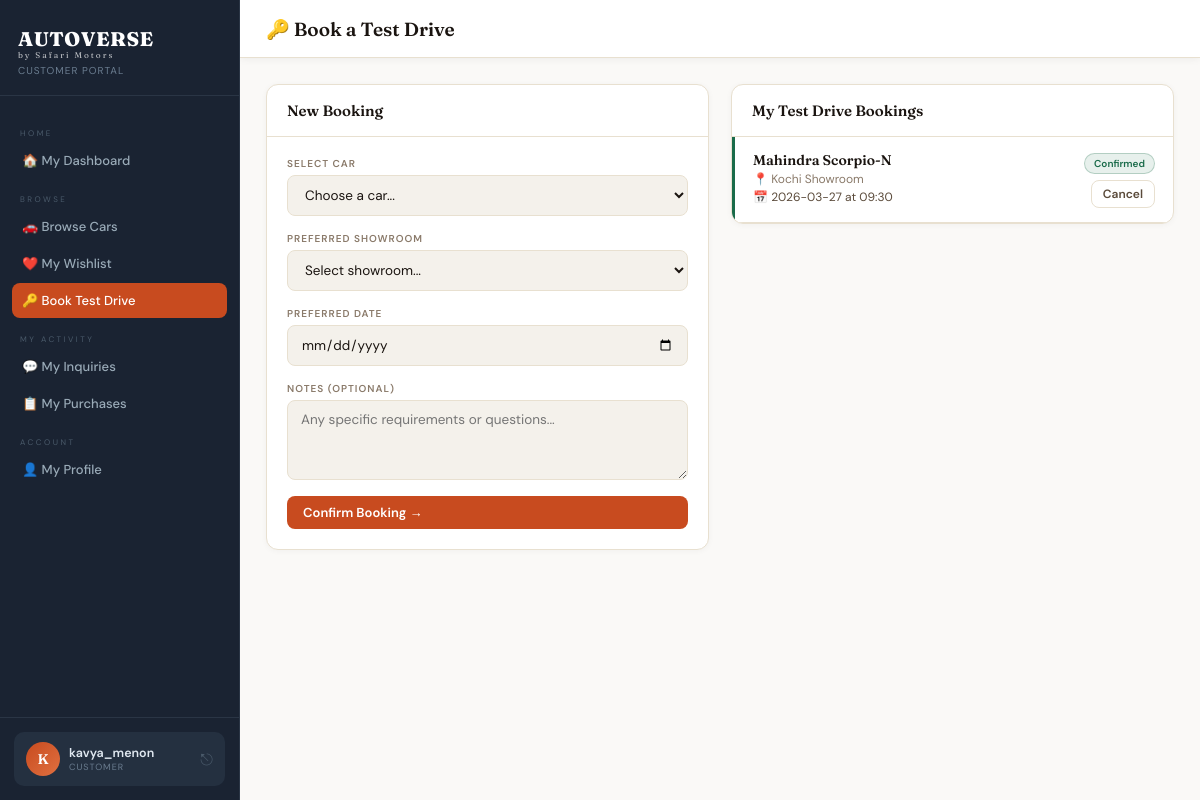
/customer/test-drive (signed in), run on the app's committed database.
### tables this page shows
CREATE TABLE TestDrive (
            booking_id INTEGER PRIMARY KEY AUTOINCREMENT,
            customer_id INTEGER NOT NULL,
            vehicle_id INTEGER NOT NULL,
            branch TEXT NOT NULL,
            preferred_date TEXT NOT NULL,
            preferred_time TEXT NOT NULL,
            status TEXT DEFAULT 'pending' CHECK(status IN ('pending','confirmed','completed','cancelled')),
            notes TEXT,
            booked_at TEXT NOT NULL,
            FOREIGN KEY (customer_id) REFERENCES Customer(customer_id) ON DELETE CASCADE,
            FOREIGN KEY (vehicle_id) REFERENCES Vehicle(vehicle_id) ON DELETE CASCADE
        );

### app.py (the view, shortened to what this page needs)
@app.route('/customer/test-drive', methods=['GET','POST'])
@login_required
@role_required('customer')
def customer_test_drive():
    cust = get_customer_record()
    db = get_db()
    vehicles = db.execute("SELECT v.*,m.name as mfr FROM Vehicle v JOIN Manufacturer m ON v.manufacturer_id=m.manufacturer_id WHERE v.status='available' ORDER BY m.name,v.model").fetchall()
    my_bookings = db.execute("""SELECT td.*, m.name||' '||v.model as vehicle
        FROM TestDrive td JOIN Vehicle v ON td.vehicle_id=v.vehicle_id
        JOIN Manufacturer m ON v.manufacturer_id=m.manufacturer_id
        WHERE td.customer_id=? ORDER BY td.preferred_date DESC""", (cust['customer_id'],)).fetchall()
    sel_branch = request.args.get('branch','')
    sel_date = request.args.get('date','')
    booked_slots = []
    if sel_branch and sel_date:
        booked_slots = [r['preferred_time'] for r in db.execute(
            "SELECT preferred_time FROM TestDrive WHERE branch=? AND preferred_date=? AND status NOT IN ('cancelled')",
            (sel_branch, sel_date)).fetchall()]
    db.close()
    return render_template('customer/test_drive.html', vehicles=vehicles, cust=cust,
                           my_bookings=my_bookings, branches=BRANCHES,
                           booked_slots=booked_slots, sel_branch=sel_branch, sel_date=sel_date)

### app.py (called while the page is built)
def login_required(f):
    @wraps(f)
    def decorated(*args, **kwargs):
        if 'user_id' not in session:
            flash('Please log in to continue.', 'warning')
            return redirect(url_for('login'))
        return f(*args, **kwargs)
    return decorated

def role_required(*roles):
    def decorator(f):
        @wraps(f)
        def decorated(*args, **kwargs):
            if session.get('role') not in roles:
                flash('Access denied.', 'danger')
                return redirect(url_for('dashboard'))
            return f(*args, **kwargs)
        return decorated
    return decorator

def get_customer_record():
    db = get_db()
    c = db.execute("SELECT * FROM Customer WHERE user_id=?", (session['user_id'],)).fetchone()
    db.close()
    return c

### database.py (called while the page is built)
def get_db():
    conn = sqlite3.connect(DB_PATH)
    conn.row_factory = sqlite3.Row
    conn.execute("PRAGMA foreign_keys = ON")
    return conn

### templates/customer/test_drive.html (shortened to what this page needs)
{% extends 'customer/base.html' %}
{% block page_title %}🔑 Book a Test Drive{% endblock %}
{% block content %}
<div style="display:grid;grid-template-columns:1fr 1fr;gap:22px;align-items:start;">
  <div class="card">
    <div class="card-hdr"><span class="card-title">New Booking</span></div>
    <div class="card-body">
      <form method="POST" id="tdForm">
        <div style="display:flex;flex-direction:column;gap:16px;">
          <div class="fgrp">
            <label>Select Car</label>
            <select name="vehicle_id" required>
              <option value="">Choose a car...</option>
            </select>
          </div>
          <div class="fgrp">
            <label>Preferred Showroom</label>
            <select name="branch" id="branchSel" required onchange="checkSlots()">
              <option value="">Select showroom...</option>
            </select>
          </div>
          <div class="fgrp">
            <label>Preferred Date</label>
            <input type="date" name="preferred_date" id="dateSel" required
                   min="{{ import_date }}" onchange="checkSlots()">
          </div>
          <div class="fgrp">
            <label>Notes (Optional)</label>
            <textarea name="notes" placeholder="Any specific requirements or questions..."></textarea>
          </div>
          <button type="submit" class="btn btn-primary" id="submitBtn" disabled>Confirm Booking →</button>
        </div>
      </form>
    </div>
  </div>
  <div>
    <div class="card">
      <div class="card-hdr"><span class="card-title">My Test Drive Bookings</span></div>
      {% if my_bookings %}
        {% for b in my_bookings %}
        <div style="padding:14px 18px;border-bottom:1px solid var(--border);
                    border-left:3px solid {% if b.status=='confirmed' %}var(--green){% elif b.status=='pending' %}var(--gold){% elif b.status=='completed' %}var(--navy){% else %}var(--t3){% endif %};">
          <div style="display:flex;justify-content:space-between;align-items:flex-start;gap:8px;">
            <div>
              <div style="font-family:'Fraunces',serif;font-weight:600;font-size:14px;">{{ b.vehicle }}</div>
              <div style="font-size:12px;color:var(--t3);margin-top:2px;">📍 {{ b.branch }}</div>
              <div style="font-size:12px;color:var(--t2);margin-top:2px;">📅 {{ b.preferred_date }} at {{ b.preferred_time }}</div>
            </div>
            <div style="text-align:right;flex-shrink:0;">
              <span class="badge
                {% if b.status=='confirmed' %}b-available
                {% elif b.status=='pending' %}b-pending
                {% elif b.status=='completed' %}b-responded
                {% else %}b-closed{% endif %}">{{ b.status }}</span>
              {% if b.status in ['pending','confirmed'] %}
              <form method="POST" action="{{ url_for('customer_cancel_test_drive', id=b.booking_id) }}" style="margin-top:6px;">
                <button type="submit" class="btn btn-ghost btn-sm" onclick="return confirm('Cancel this booking?')">Cancel</button>
              </form>
              {% endif %}
            </div>
          </div>
        </div>
        {% endfor %}
      {% else %}
      <div style="padding:32px;text-align:center;color:var(--t3);">No bookings yet.</div>
      {% endif %}
    </div>
  </div>
</div>
{% endblock %}

### templates/customer/base.html (style rules this page uses)
:root { --bg:#faf9f7;--bg2:#f4f1eb;--surface:#fff;--border:#e8e0d0;--border2:#d4c9b0;--accent:#c84b1f;--a2:#e06030;--navy:#1a2332;--gold:#b8960c;--green:#1a6b4a;--text:#1a1410;--t2:#5a4a3a;--t3:#8a7a6a;--sw:240px; }
* { margin:0;padding:0;box-sizing:border-box; }
body { font-family:'DM Sans',sans-serif;background:var(--bg);color:var(--text);min-height:100vh;display:flex; }
.card { background:var(--surface);border:1px solid var(--border);border-radius:12px;overflow:hidden;box-shadow:0 1px 6px rgba(0,0,0,0.04); }
.card-hdr { padding:16px 20px;border-bottom:1px solid var(--border);display:flex;align-items:center;justify-content:space-between; }
.card-title { font-family:'Fraunces',serif;font-size:15px;font-weight:600; }
.card-body { padding:20px; }
.badge { display:inline-flex;align-items:center;padding:3px 9px;border-radius:20px;font-size:10px;font-weight:600;text-transform:capitalize; }
.b-available { background:rgba(26,107,74,0.1);color:var(--green);border:1px solid rgba(26,107,74,0.25); }
.btn { display:inline-flex;align-items:center;gap:5px;padding:8px 16px;border-radius:8px;border:none;cursor:pointer;font-family:'DM Sans',sans-serif;font-size:13px;font-weight:600;transition:all 0.15s;text-decoration:none;white-space:nowrap; }
.btn-primary { background:var(--accent);color:#fff; }
.btn-ghost { background:transparent;color:var(--t2);border:1px solid var(--border); }
.btn-sm { padding:5px 11px;font-size:12px; }
.fgrp { display:flex;flex-direction:column;gap:5px; }
label { font-size:10px;letter-spacing:1px;text-transform:uppercase;color:var(--t3);font-weight:600; }
input,select,textarea { background:var(--bg2);border:1px solid var(--border);border-radius:8px;color:var(--text);padding:10px 13px;font-size:13.5px;font-family:'DM Sans',sans-serif;transition:border-color 0.2s;outline:none;width:100%; }
textarea { resize:vertical;min-height:80px; }

### data on the page
TestDrive: vehicle "Mahindra Scorpio-N", branch "Kochi Showroom", preferred_date "2026-03-27", preferred_time "09:30", status "Confirmed"

### other printed values
{{ session.username[0].upper() }} "K"
{{ session.username }} "kavya_menon"
